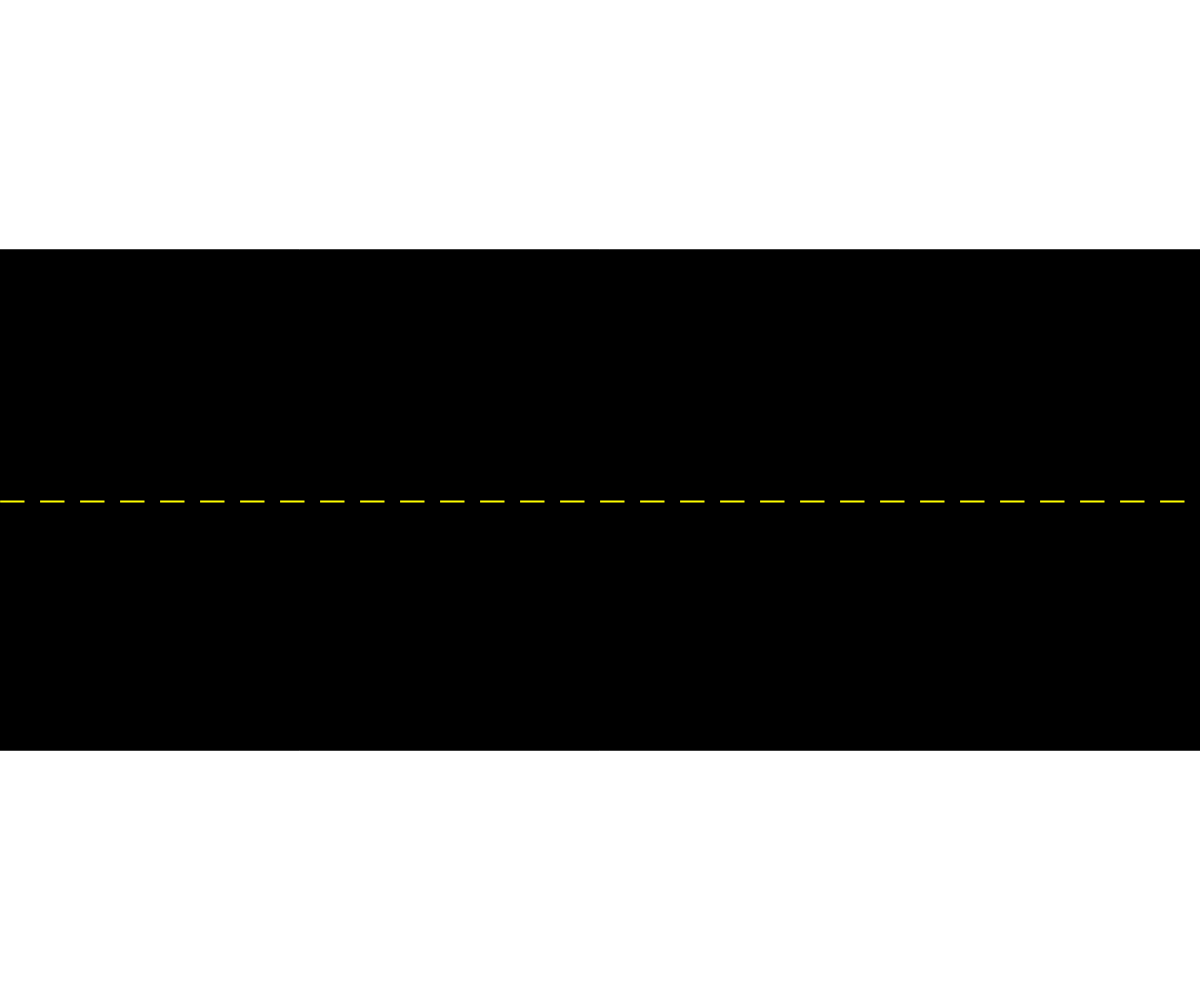
Frame 1 (no input)
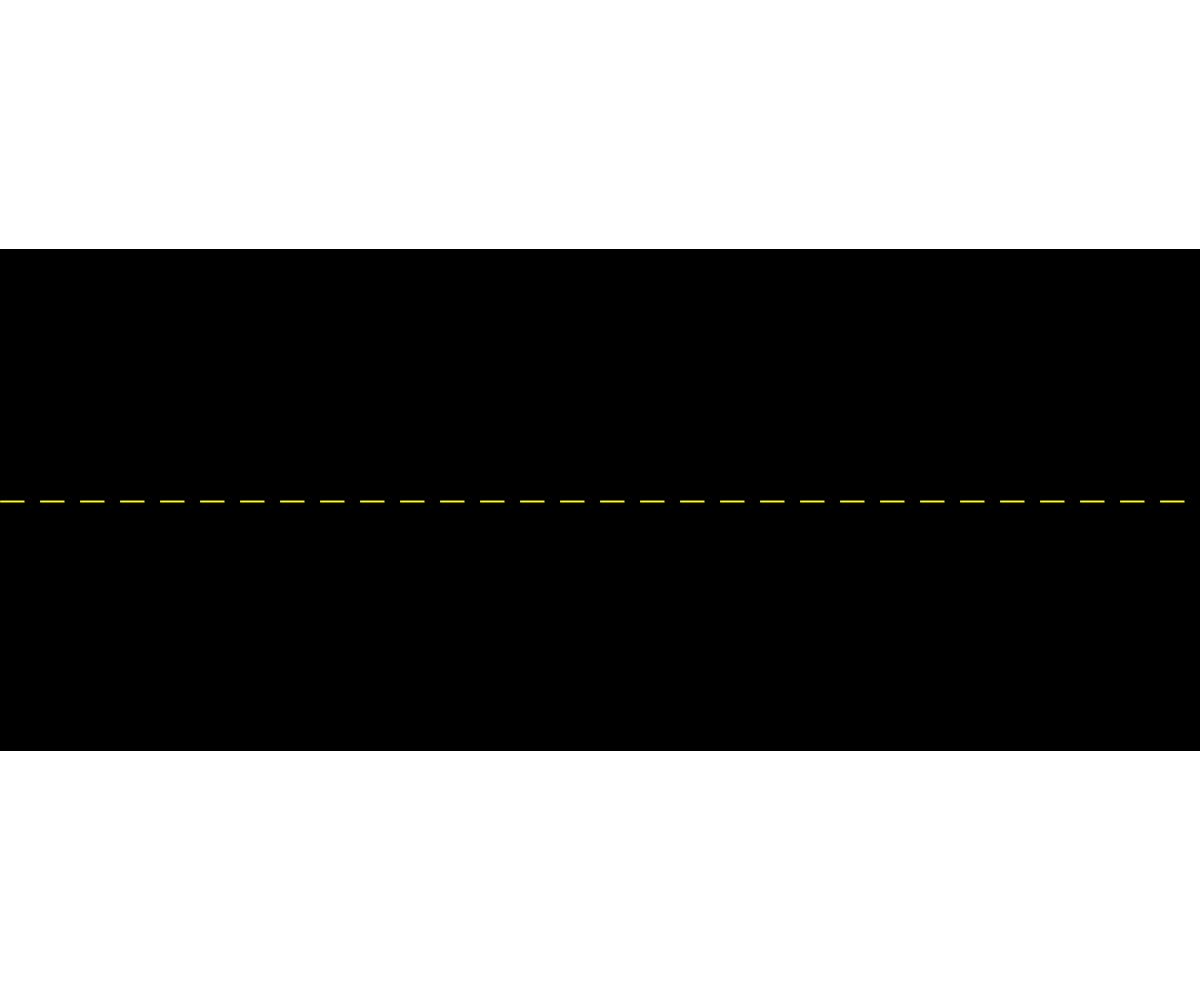
Frame 60 (no input)
Frame 120 (the mouse pressed at the canvas centre since frame 60): identical to frame 60, image omitted

The p5.js sketch that drew these frames (run headless with seeded random() and noise() and a simulated clock; from frame 60 on, the mouse is pressed at the canvas centre):

// p5.js sketch
// ── sketch.js
// Cars Cars Cars Assignment 03
// Priyansh Jhanji
// 21st March 2025
// Creating a Traffic Simulation where each vehicle on the road will be an object created from a Vehicle class defined.

let eastbound = [];
let westbound = [];
let trafficLight;

function setup() {
  createCanvas(windowWidth, windowHeight);
  drawRoad();
  // Create a vehicle instance for testing
  eastbound.push(new vehicle());
}

function draw() {
  drawRoad();
  for (let car of eastbound) {
    car.display();
  }
}

// Function to draw the road
function drawRoad() {
  let roadHeight = windowHeight / 2;
  fill(0);
  rect(0, height / 4, windowWidth, roadHeight);  // Road base

  fill('yellow');
  for (let i = 0; i < width; i += 40) {
    rect(i, height / 2, 25, 3);  // Road markings
  }
}

class vehicle {
  //1. Constructor
  constructor(x, y, direction, speed, c) {
    this.x = x;
    this.y = y;
    this.direction = direction;
    this.speed = speed;
    this.type = 0,1; 
    this.changeColor = color(random(255), random(255), random(255));
  }
  // 2. Class Methods
  display() {
    if (this.type === 0) {
      fill(this.changeColor);  

    }
  }
}
